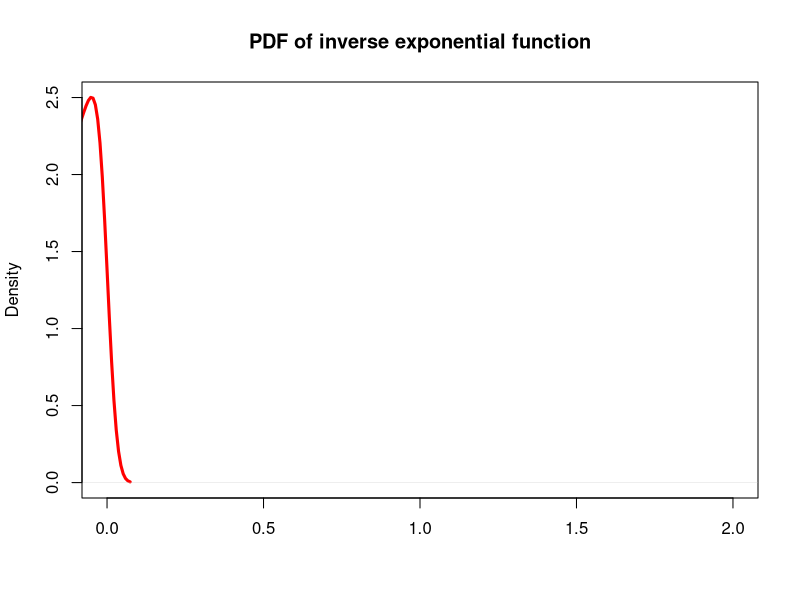

Write R code to recreate this figure.
#Random draws from uniform distribution
u <- runif(100000,0,1)

#Plot the inverse of cdf of the exponential
pdf("runiform_inverse_exponential.pdf")
inverse_exponential_cdf <- function(x,lambda)log(x)/lambda
y <- inverse_exponential_cdf(u,3)
density_y <- density(y)
plot(density_y, type = "l", xlim = c(0,2), main = "PDF of inverse exponential function", lwd = 3, col = "red", xlab = "")
hide <- dev.off()
